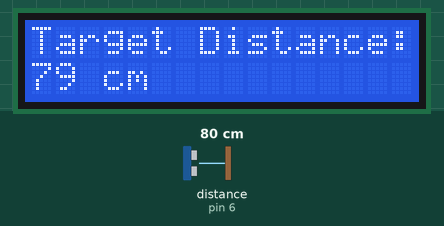
Simulated run of this sketch. Board: Arduino Uno, built with avr-gcc and run on an emulated ATmega328P. On the bench: 16×2 character LCD. Wiring (inferred from the names in the program): ultrasonic range finder: trigger pin 7; echo pin 6. The inputs (shaded band) are chosen by the test bench; at power-on: distance to the obstacle (sensor on pin 6) 80 cm. The echo pulse lasts 58.3 µs per cm.

Above: at 3.2 s.
3.3 s: distance to the obstacle (sensor on pin 6) set to 2 cm
At 3.9 s:
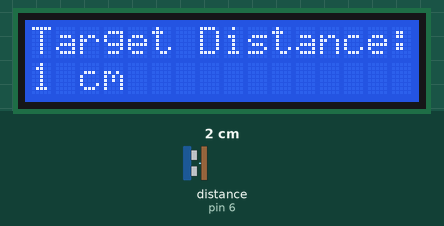
4.9 s: distance to the obstacle (sensor on pin 6) set to 4 cm
At 6.1 s:
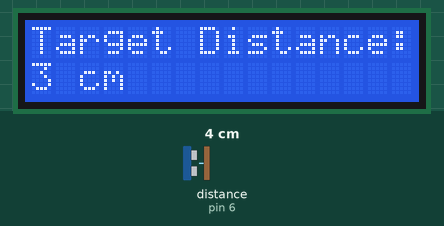
6.6 s: distance to the obstacle (sensor on pin 6) set to 9 cm
At 7.1 s:
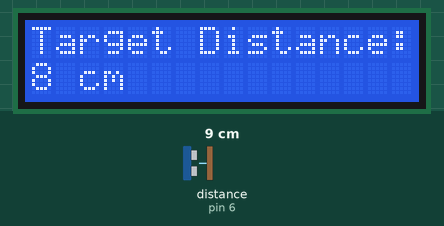
Timing chart, 0 to 9.6 s (numbered marks = the images above; inputs shaded):
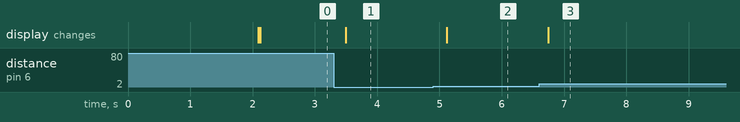

The sketch:

setup2_ultrasonic_lcd_display.ino
```cpp
#include <Wire.h>
#include <LiquidCrystal_I2C.h>

LiquidCrystal_I2C lcd(0x27, 16, 2); // Replace 0x27 with your LCD I2C address
#define trigPin 7
#define echoPin 6

void setup() {
  pinMode(trigPin, OUTPUT);
  pinMode(echoPin, INPUT);

  lcd.begin(16, 2);
  lcd.backlight();
  lcd.clear();
  lcd.setCursor(4, 0);
  lcd.print("Tech Trends");
  delay(2000);
  lcd.setCursor(0, 0);
  lcd.print("Target Distance:");
}

void loop() {
  long duration, distance;

  digitalWrite(trigPin, LOW);
  delayMicroseconds(2);
  digitalWrite(trigPin, HIGH);
  delayMicroseconds(10);
  digitalWrite(trigPin, LOW);

  duration = pulseIn(echoPin, HIGH);
  distance = (duration / 2) / 29.1; // Distance in cm

  lcd.setCursor(0, 1);
  lcd.print("                "); // Clear row
  lcd.setCursor(0, 1);
  lcd.print(distance);
  lcd.print(" cm");

  delay(250);
}
```

Measured:
- after the input at 3.3 s, the display: changes after 0.20 s (image 1)
- after the input at 4.9 s, the display: changes after 0.22 s (image 2)
- after the input at 6.6 s, the display: changes after 0.15 s (image 3)
